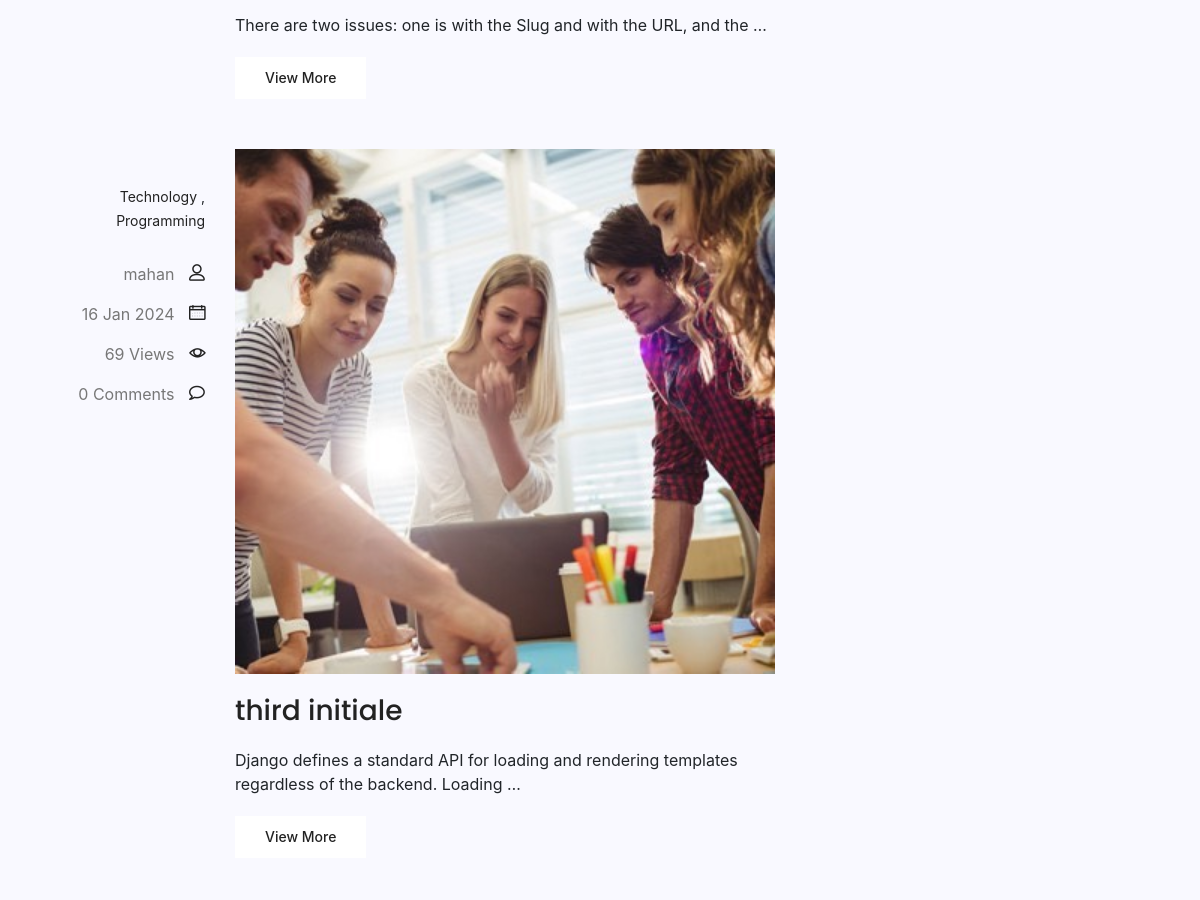
/blog_app/search/ (middle part), run on an earlier commit of the app's database.
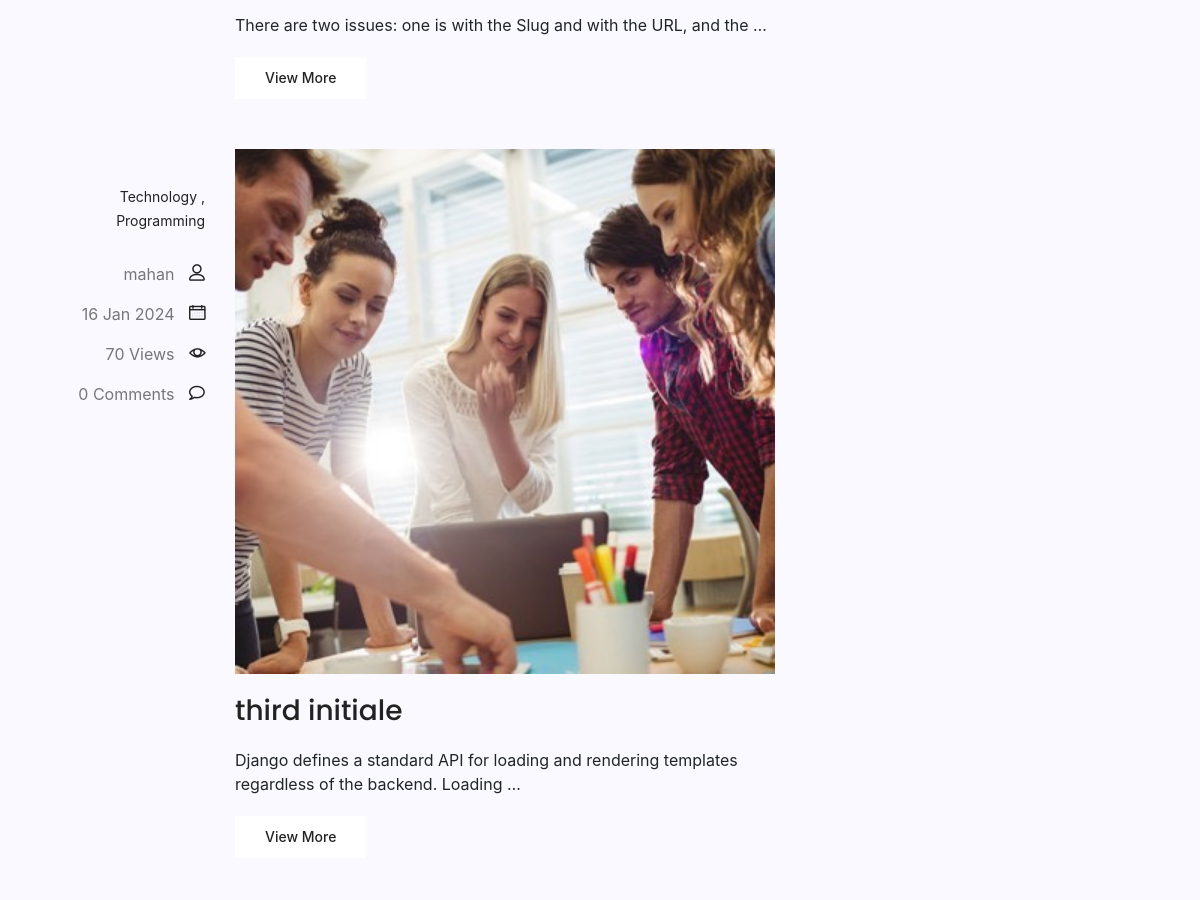
And on a later commit of the database.
### blog_app/models.py (models this page shows, shortened)
class Post(models.Model):
    image = models.ImageField(upload_to='app_image/', default='default.png')
    author = models.ForeignKey(User, on_delete=models.SET_NULL, null=True)
    title = models.CharField(max_length=100)
    content = models.TextField()
    tags = TaggableManager()
    counted_views = models.PositiveIntegerField(default=0)
    status = models.BooleanField(default=False)
    login_needed = models.BooleanField(default=False)
    published_date = models.DateTimeField(null=True)
    created_date = models.DateTimeField(auto_now_add=True)
    updated_date = models.DateTimeField(auto_now=True)
    category_list = models.ManyToManyField(Category)
    class Meta:
        ordering = ['-created_date']
        verbose_name = 'پست'
        verbose_name_plural = 'پست ها'

### blog_app/views.py (the view)
# urls.py: path('search/', search_view, name='search_index'),
def search_view(request):
    filter_post = Post.objects.filter(published_date__lt=timezone.now(), status=1)
    if request.method == 'GET':
        req = request.GET.get('s')
        if req:
            filter_post = filter_post.filter(content__contains=req)
    context = {'filter_post': filter_post}
    return render(request, 'blog_items/blog-home.html', context)

### blog_app/models.py (called while the page is built)
    def __str__(self):
        return self.name

### blog_app/templatetags/blog_tags.py (called while the page is built)
@register.simple_tag(name='comments_count')
def show_comments_count(pid):
    return Comment.objects.filter(intended_post=pid, approved=True).count()

@register.inclusion_tag('blog_items/blog-latest-post.html')
def most_visited_posts(arg=3):
    post_obj = Post.objects.filter(published_date__lt=timezone.now(), status=1).order_by('-counted_views')[:arg]
    return {'post_obj': post_obj}

@register.inclusion_tag('blog_items/blog-post-categories.html')
def cat_of_posts():
    post_obj = Post.objects.filter(published_date__lt=timezone.now(), status=1)
    category_obj = Category.objects.all()
    cat_dict = {}
    for cat_name in category_obj:
        cat_dict[cat_name] = post_obj.filter(category_list=cat_name).count()
    return {'cat_dict': cat_dict}

### templates/blog_items/blog-home.html (shortened to what this page needs)
{% extends 'base.html' %}
{% block content %}
{% load static %}
{% load blog_tags %}
          <section class="post-content-area">
             <div class="container">
                <div class="row">
                   <div class="col-lg-8 posts-list">
                      {% for item in filter_post %}
                      <div class="single-post row">
                         <div class="col-lg-3  col-md-3 meta-details">
                            <ul class="tags">
                               {% for cat in item.category_list.all %}
                               <li><a href="{% url 'blog_show:category_blog' cat_name=cat.name %}">{{cat.name}}</a> {% if not forloop.last %} , {% endif %}</li>
                               {% endfor%}
                            </ul>
                            <div class="user-details row">
                               <p class="user-name col-lg-12 col-md-12 col-6"><a href="{% url 'blog_show:author_pubs' author_username=item.author.username %}">{{item.author}}</a> <span class="lnr lnr-user"></span></p>
                               <p class="date col-lg-12 col-md-12 col-6"><a>{{item.published_date|date:"d M Y"}}</a> <span class="lnr lnr-calendar-full"></span></p>
                               <p class="view col-lg-12 col-md-12 col-6"><a>{{item.counted_views}} Views</a> <span class="lnr lnr-eye"></span></p>
                               <p class="comments col-lg-12 col-md-12 col-6"><a>{% comments_count item.id %} Comments</a> <span class="lnr lnr-bubble"></span></p>
                            </div>
                         </div>
                         <div class="col-lg-9 col-md-9 ">
                            <div class="feature-img">
                               <img class="img-fluid" src=" {{item.image.url}}" alt="">
                            </div>
                            <a class="posts-title" href="{% url 'blog_show:single_blog' pid=item.id %}"><h3>{{item.title}}</h3></a>
                            <p class="excert">
                               {{item.content|truncatewords:15}}
                            </p>
                            <a href="{% url 'blog_show:single_blog' pid=item.id %}" class="primary-btn">View More</a>
                         </div>
                      </div>
                      {% endfor %}
                   </div>
                   <div class="col-lg-4 sidebar-widgets">
             </div>
          </section>
{% endblock %}

What changed in the data, as far as the page shows it:
changed Post "third initiale": counted_views "69" → "70"
